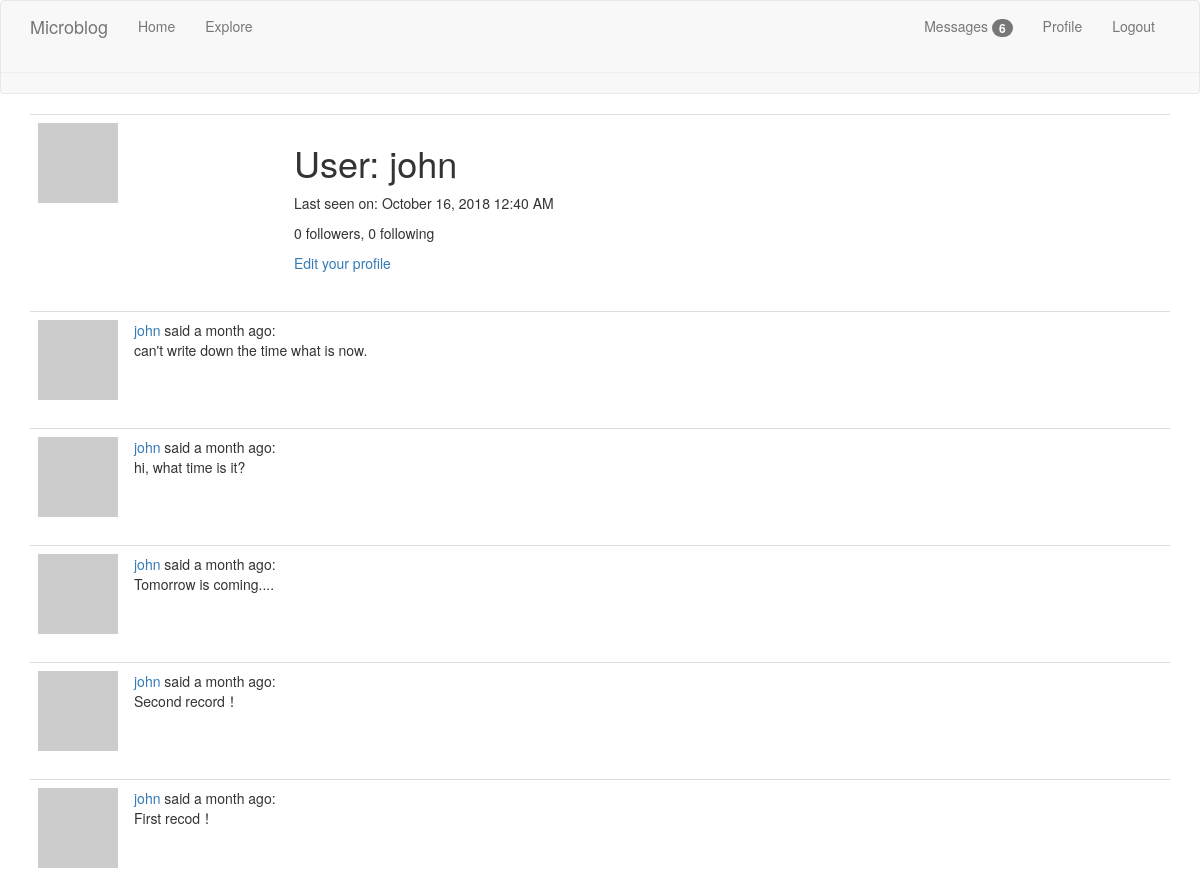
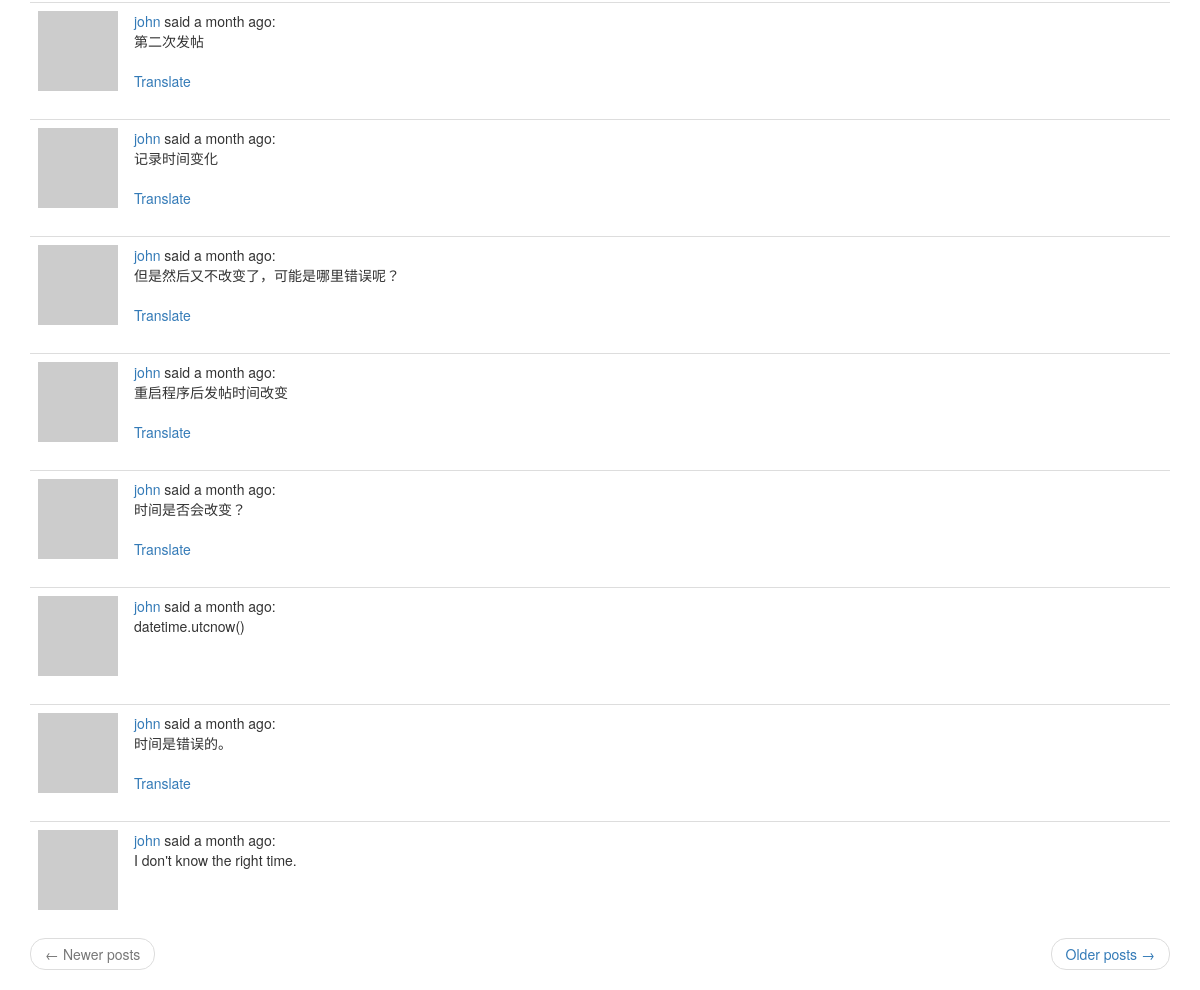
/user/john (signed in), run on the app's committed database (2 pictures, top to bottom).
### app/models.py (models this page shows, shortened)
class User(UserMixin, db.Model):
    id = db.Column(db.Integer, primary_key=True)
    username = db.Column(db.String(64), index=True, unique=True)
    email = db.Column(db.String(120), index=True, unique=True)
    password_hash = db.Column(db.String(128))
    posts = db.relationship('Post', backref='author', lazy='dynamic')
    about_me = db.Column(db.String(140))
    last_seen = db.Column(db.DateTime, default=datetime.utcnow)
    followed = db.relationship(
        'User', secondary=followers,
        primaryjoin=(followers.c.follower_id == id),
        secondaryjoin=(followers.c.followed_id == id),
        backref=db.backref('followers', lazy='dynamic'), lazy='dynamic')
    messages_sent = db.relationship('Message',
                                    foreign_keys='Message.sender_id',
                                    backref='author', lazy='dynamic')
    messages_received = db.relationship('Message',
                                        foreign_keys='Message.recipient_id',
                                        backref='recipient', lazy='dynamic')
    last_message_read_time = db.Column(db.DateTime)
    notifications = db.relationship('Notification', backref='user',
                                    lazy='dynamic')
    def avatar(self, size):
        digest = md5(self.email.lower().encode('utf-8')).hexdigest()
        return 'https://www.gravatar.com/avatar/{}?d=identicon&s={}'.format(
            digest, size)
    def new_messages(self):
        last_read_time = self.last_message_read_time or datetime(1900, 1, 1)
        return Message.query.filter_by(recipient=self).filter(
            Message.timestamp > last_read_time).count()

class Post(db.Model):
    id = db.Column(db.Integer, primary_key=True)
    body = db.Column(db.String(140))
    timestamp = db.Column(db.DateTime, index=True, default=datetime.utcnow())
    user_id = db.Column(db.Integer, db.ForeignKey('user.id'))
    language = db.Column(db.String(5))

### app/main/routes.py (the view)
@bp.route('/user/<username>')
@login_required
def user(username):
    user = User.query.filter_by(username=username).first_or_404()
    page = request.args.get('page', 1, type=int)
    posts = user.posts.order_by(Post.timestamp.desc()).paginate(
        page, current_app.config['POSTS_PER_PAGE'], False)
    next_url = url_for('main.user', username=user.username, page=posts.next_num) \
        if posts.has_next else None
    prev_url = url_for('main.user', username=user.username, page=posts.prev_num) \
        if posts.has_prev else None
    return render_template('user.html', user=user, posts=posts.items,
                           next_url=next_url, prev_url=prev_url)

### app/main/routes.py (called while the page is built)
@bp.before_request
def before_request():
    if current_user.is_authenticated:
        current_user.last_seen = datetime.utcnow()
        db.session.commit()
    g.locale = str(get_locale())

### app/models.py (called while the page is built)
@login.user_loader
def load_user(id):
    return User.query.get(int(id))

### app/templates/user.html (shortened to what this page needs)
{% extends "base.html" %}
{% block app_content %}
    <table class="table table-hover">
        <tr>
            <td width="256px" ><img src="{{ user.avatar(128) }}"></td>
            <td>
                <h1>{{ _('User') }}: {{ user.username }}</h1>
                {% if user.last_seen %}
                <p>{{ _('Last seen on') }}: {{ moment(user.last_seen).format('LLL') }}</p>
                {% endif %}
                 <p>{{ _('%(count)d followers', count=user.followers.count()) }}, {{ _('%(count)d following', count=user.followed.count()) }}</p>
                {% if user == current_user %}
                <p><a href="{{ url_for('main.edit_profile') }}">{{ _('Edit your profile') }}</a></p>
                {% elif not current_user.is_following(user) %}
                <p><a href="{{ url_for('main.follow', username=user.username) }}" >{{ _('Follow') }}</a></p>
                {% else %}
                <p><a href="{{ url_for('main.unfollow', username=user.username) }}">{{ _('Unfollow') }}</a></p>
                {% endif %}
            </td>
        </tr>
    </table>
    {% for post in posts %}
        {% include '_post.html' %}
    {% endfor %}
    <nav aria-label="...">
        <ul class="pager">
            <li class="previous{% if not prev_url %} disabled{% endif %}">
                <a href="{{ prev_url or '#' }}">
                    <span aria-hidden="true">&larr;</span> {{ _('Newer posts') }}
                </a>
            </li>
            <li class="next{% if not next_url %} disabled{% endif %}">
                <a href="{{ next_url or '#' }}">
                    {{ _('Older posts') }} <span aria-hidden="true">&rarr;</span>
                </a>
            </li>
        </ul>
    </nav>
{% endblock %}

### app/templates/_post.html (shortened to what this page needs)
<table class="table table-hover">
    <tr>
        <td width="70px" >
            <a href="{{ url_for('main.user', username=post.author.username) }}">
                <img src="{{ post.author.avatar(36) }}">
            </a>
        </td>
        <td>
            {{ _('%(username)s said %(when)s',
                username=user_link, when=moment(post.timestamp).fromNow()) }}:
            <br>
            <span id="post{{ post.id }}">{{ post.body }}</span>
            {% if post.language and post.language != g.locale %}
            <br><br>
            <span id="translation{{ post.id}}">
                <a href="javascript:translate(
                    '#post{{ post.id}}',
                    '#translation{{post.id}}',
                    '{{ post.language}}',
                    '{{ g.locale}}');">{{ _('Translate')}}</a>
            </span>
            {% endif %}
        </td>
    </tr>
</table>

### data on the page
User: username "john", last_seen "October 16, 2018 12:40 AM"
Post: body "can't write down the time what is now."
Post: body "hi, what time is it?"
Post: body "Tomorrow is coming...."
Post: body "Second record！"
Post: body "First recod！"
Post: body "第二次发帖"
Post: body "记录时间变化"
Post: body "但是然后又不改变了，可能是哪里错误呢？"
Post: body "重启程序后发帖时间改变"
Post: body "时间是否会改变？"
Post: body "datetime.utcnow()"
Post: body "时间是错误的。"
Post: body "I don't know the right time."

### other printed values
{{ new_messages }} "6"
